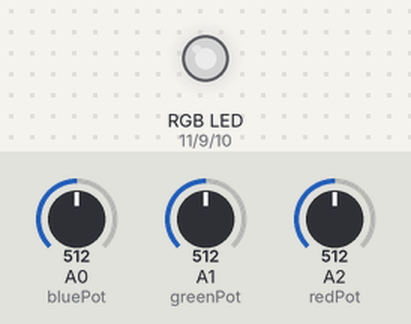
The sketch below on a simulated Arduino Uno, built with avr-gcc and run on an emulated ATmega328P. On the bench: an RGB LED mixed from three pins (HIGH = lit). The test bench sets the inputs (shaded band); at power-on: A0 (bluePot) = 512, A1 (greenPot) = 512, A2 (redPot) = 512. Dim RGB values are drawn brighter than linear.

Above: at 1.2 s.
1.3 s: A0 (bluePot) set to 716
At 2.0 s:
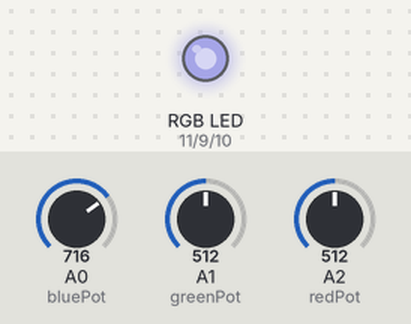
2.8 s: A1 (greenPot) set to 716
At 3.4 s:
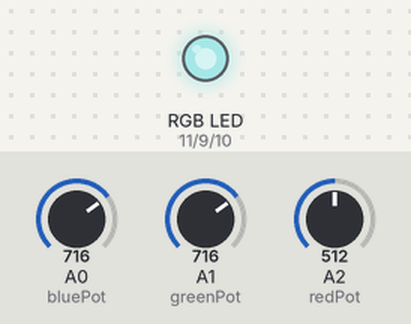
4.3 s: A2 (redPot) set to 716
At 4.8 s:
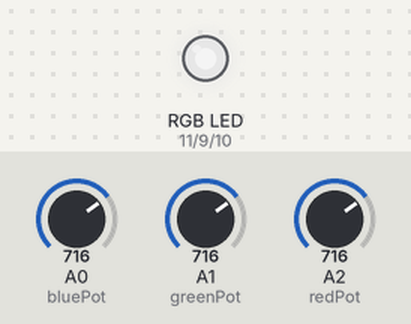
5.8 s: A0 (bluePot) set to 900
At 6.2 s:
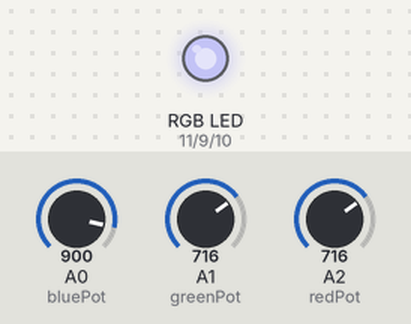
7.3 s: A1 (greenPot) set to 900
At 7.7 s:
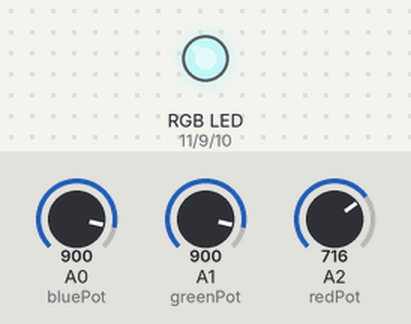
8.8 s: A2 (redPot) set to 900
At 9.1 s:
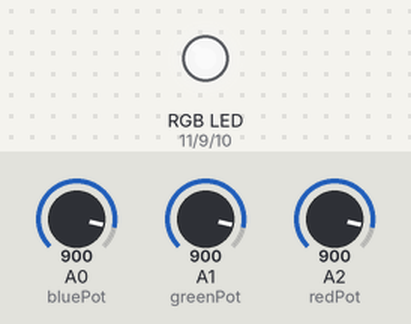
Timing chart, 0 to 11.3 s (numbered marks = the images above; inputs shaded):
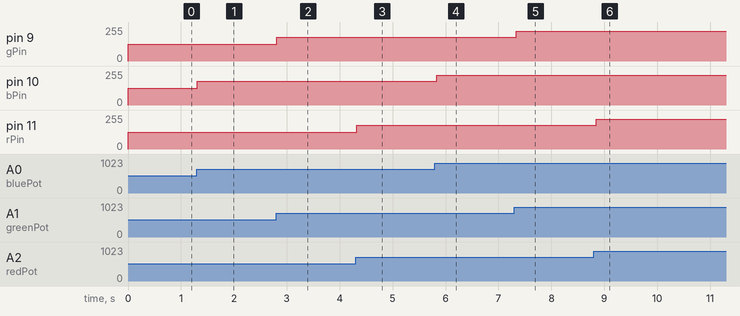

The sketch:

rgbPotansiyometre.ino
```cpp
//RGB led pin bağlantılarını tanımlıyoruz.
int rPin=11;
int gPin=9;
int bPin=10;

//Potansiyometre bağlantı pinlerini tanımlıyoruz.
const byte redPot=A2;
const byte greenPot=A1;
const byte bluePot=A0;

//Potansiyometreden okunacak değerler için değişkenleri tanımlıyoruz.
int potDegerR; int potDegerG; int potDegerB;

void setup() {
//RGB led pin bağlantılarını çıkış pini olarak tanımlıyoruz.
pinMode(rPin,OUTPUT);
pinMode(gPin,OUTPUT);
pinMode(bPin,OUTPUT);
}

void loop() {
//Potansiyometre değerlerini okuyup değişkenlere aktarıyoruz.
potDegerR=analogRead(redPot);
potDegerG=analogRead(greenPot);
potDegerB=analogRead(bluePot);

//Potansiyometre değerlerini pwm sinyallerine dönüştürüyoruz.
potDegerR=map(potDegerR,0,1023,0,255);
potDegerG=map(potDegerG,0,1023,0,255);
potDegerB=map(potDegerB,0,1023,0,255);

//RGB led pinlerine potansiyometre değerlerini yazdırıyoruz.
analogWrite(rPin,potDegerR);
analogWrite(gPin,potDegerG);
analogWrite(bPin,potDegerB);
delay(100);
}
```

Measured:
- after the input at 1.3 s, pin 10 (bPin): 127/255 → 178/255 at once
- after the input at 2.8 s, pin 9 (gPin): 127/255 → 178/255 at once
- after the input at 4.3 s, pin 11 (rPin): 127/255 → 178/255 at once
- after the input at 5.8 s, pin 10 (bPin): 178/255 → 224/255 at once
- after the input at 7.3 s, pin 9 (gPin): 178/255 → 224/255 at once
- after the input at 8.8 s, pin 11 (rPin): 178/255 → 224/255 after 0.05 s
